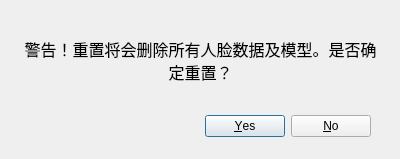
<?xml version="1.0" encoding="UTF-8"?>
<ui version="4.0">
 <class>Dialog</class>
 <widget class="QDialog" name="Dialog">
  <property name="geometry">
   <rect>
    <x>0</x>
    <y>0</y>
    <width>400</width>
    <height>159</height>
   </rect>
  </property>
  <property name="windowTitle">
   <string>是否重置模型？</string>
  </property>
  <widget class="QDialogButtonBox" name="buttonBox">
   <property name="geometry">
    <rect>
     <x>30</x>
     <y>110</y>
     <width>341</width>
     <height>32</height>
    </rect>
   </property>
   <property name="orientation">
    <enum>Qt::Horizontal</enum>
   </property>
   <property name="standardButtons">
    <set>QDialogButtonBox::No|QDialogButtonBox::Yes</set>
   </property>
  </widget>
  <widget class="QLabel" name="label">
   <property name="geometry">
    <rect>
     <x>20</x>
     <y>20</y>
     <width>361</width>
     <height>81</height>
    </rect>
   </property>
   <property name="font">
    <font>
     <family>Adobe Heiti Std</family>
     <pointsize>12</pointsize>
    </font>
   </property>
   <property name="text">
    <string>警告！重置将会删除所有人脸数据及模型。是否确定重置？</string>
   </property>
   <property name="alignment">
    <set>Qt::AlignCenter</set>
   </property>
   <property name="wordWrap">
    <bool>true</bool>
   </property>
  </widget>
 </widget>
 <resources/>
 <connections>
  <connection>
   <sender>buttonBox</sender>
   <signal>accepted()</signal>
   <receiver>Dialog</receiver>
   <slot>accept()</slot>
   <hints>
    <hint type="sourcelabel">
     <x>248</x>
     <y>254</y>
    </hint>
    <hint type="destinationlabel">
     <x>157</x>
     <y>274</y>
    </hint>
   </hints>
  </connection>
  <connection>
   <sender>buttonBox</sender>
   <signal>rejected()</signal>
   <receiver>Dialog</receiver>
   <slot>reject()</slot>
   <hints>
    <hint type="sourcelabel">
     <x>316</x>
     <y>260</y>
    </hint>
    <hint type="destinationlabel">
     <x>286</x>
     <y>274</y>
    </hint>
   </hints>
  </connection>
 </connections>
</ui>
